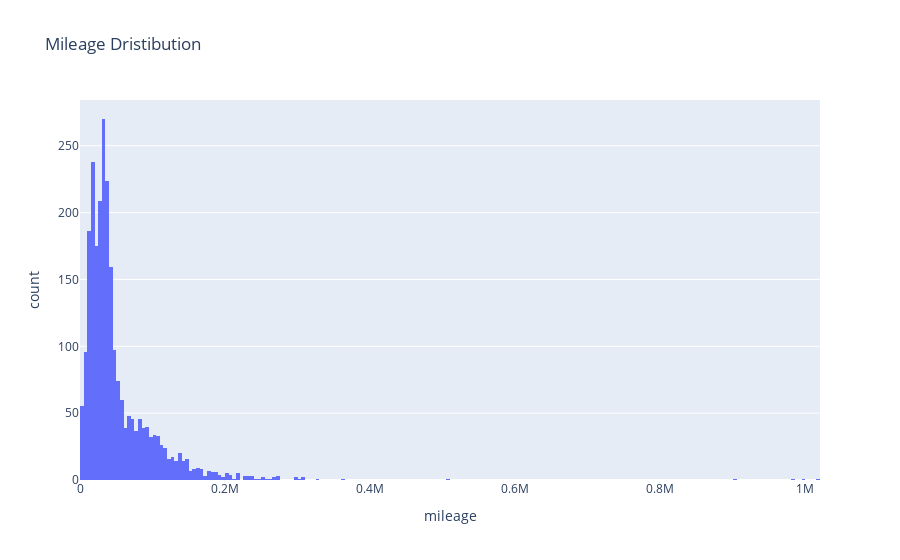

Notebook source saved alongside this figure:
### Markdown cell above
# Mileage

### Code cell
px.histogram(df, x="mileage",nbins=400, title = 'Mileage Dristibution')

### Figure 1 — Plotly figure (JSON) as saved in the notebook; plotly's stock layout.template omitted (floating-point values rounded to 4 significant figures; data arrays with more than 128 entries replaced by an {"elided": "..."} marker saying what was removed)
{"data": [{"alignmentgroup": "True", "bingroup": "x", "hovertemplate": "mileage=%{x}<br>count=%{y}<extra></extra>", "legendgroup": "", "marker": {"color": "#636efa", "pattern": {"shape": ""}}, "name": "", "nbinsx": 400, "offsetgroup": "", "orientation": "v", "showlegend": false, "type": "histogram", "x": {"elided": "2491 int values"}, "xaxis": "x", "yaxis": "y"}], "layout": {"barmode": "relative", "legend": {"tracegroupgap": 0}, "title": {"text": "Mileage Dristibution"}, "xaxis": {"anchor": "y", "domain": [0, 1], "title": {"text": "mileage"}}, "yaxis": {"anchor": "x", "domain": [0, 1], "title": {"text": "count"}}}}
